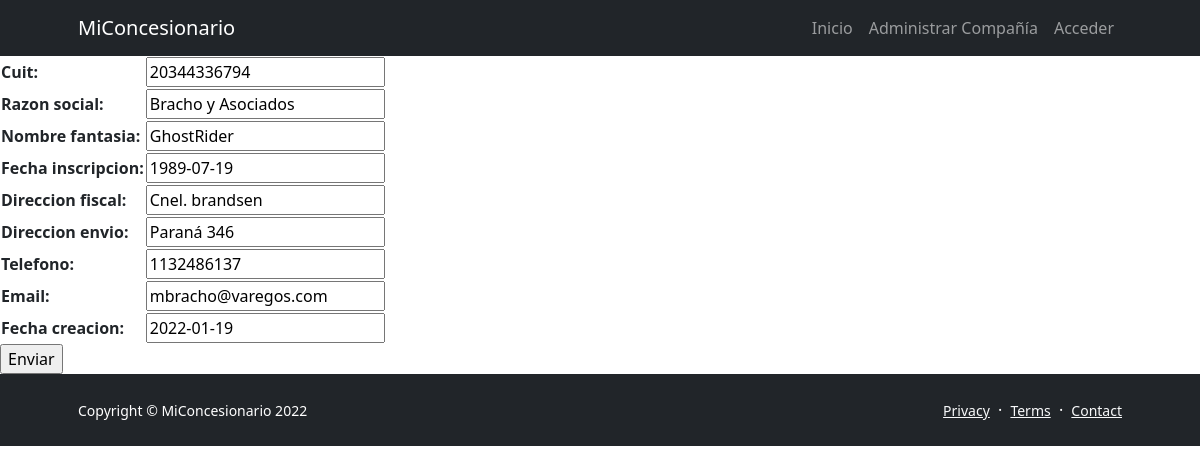
/ManageCompany/concesionaria_editar/10/, run on the app's committed database.
### ManageCompany/models.py (models this page shows)
class Concesionaria(models.Model):
    cuit=models.CharField('cuit',max_length=11)
    razon_social=models.CharField('razon social',max_length=100)
    nombre_fantasia=models.CharField('nombre de fantasia',max_length=100)
    fecha_inscripcion=models.DateField('1990-01-01', auto_now=False, auto_now_add=False)
    direccion_fiscal=models.CharField('direccion fiscal',max_length=100)
    direccion_envio=models.CharField('direccion envio',max_length=100)
    telefono=models.CharField('telefono',max_length=20)
    email=models.EmailField()
    fecha_creacion=models.DateField(auto_now_add=True)
    activo=models.BooleanField()

### ManageCompany/views.py (the view)
# urls.py: path('concesionaria_editar/<id_concesionaria>/',views.concesionaria_editar, name="Editar Concesionaria"),
def concesionaria_editar(request,id_concesionaria):
    concesionaria = Concesionaria.objects.get(id=id_concesionaria)
    if(request.method == 'POST'):
        formulario = ConcesionariaFormulario(request.POST)
        print(formulario)
        if formulario.is_valid():
            datos = formulario.cleaned_data
            concesionaria.cuit=datos["cuit"]
            concesionaria.razon_social=datos["razon_social"]
            concesionaria.nombre_fantasia=datos["nombre_fantasia"]
            concesionaria.fecha_inscripcion=datos["fecha_inscripcion"]
            concesionaria.direccion_fiscal=datos["direccion_fiscal"]
            concesionaria.direccion_envio=datos["direccion_envio"]
            concesionaria.telefono=datos["telefono"]
            concesionaria.email=datos["email"]
            concesionaria.fecha_creacion=datos["fecha_creacion"]
            concesionaria.activo=True
            concesionaria.save()
        concesionarias = Concesionaria.objects.all()
        contexto = {"concesionarias":concesionarias}
        return render(request, "managecompany/concesionaria_listar.html",contexto)
    else:
        formulario = ConcesionariaFormulario(initial={
            'cuit':concesionaria.cuit,
            'razon_social':concesionaria.razon_social,
            'nombre_fantasia':concesionaria.nombre_fantasia,
            'fecha_inscripcion':concesionaria.fecha_inscripcion,
            'direccion_fiscal':concesionaria.direccion_fiscal,
            'direccion_envio':concesionaria.direccion_envio,
            'telefono':concesionaria.telefono,
            'email':concesionaria.email,
            'fecha_creacion':concesionaria.fecha_creacion
        })
        return render(request, "managecompany/concesionaria_editar.html",{"form": formulario, "id_concesionaria": concesionaria.id})

### ManageCompany/forms.py
class ConcesionariaFormulario(forms.Form):
    cuit=forms.CharField(max_length=11)
    razon_social=forms.CharField(max_length=100)
    nombre_fantasia=forms.CharField(max_length=100)
    fecha_inscripcion=forms.DateField()
    direccion_fiscal=forms.CharField(max_length=100)
    direccion_envio=forms.CharField(max_length=100)
    telefono=forms.CharField(max_length=20)
    email=forms.EmailField()
    fecha_creacion=forms.DateField()

### templates/managecompany/concesionaria_editar.html (shortened to what this page needs)
{% extends 'base.html' %}
{% block content %}
<form action ="{% url 'Editar Concesionaria' id_concesionaria %}" method="POST">{% csrf_token %}
    <table>
        {{form.as_table}}
    </table>
    <input type="submit", value="Enviar">
</form>
{% endblock %}

### data on the page
Concesionaria: cuit "20344336794", razon_social "Bracho y Asociados", nombre_fantasia "GhostRider", fecha_inscripcion "1989-07-19", direccion_fiscal "Cnel. brandsen", direccion_envio "Paraná 346", telefono "1132486137", email "mbracho@varegos.com", fecha_creacion "2022-01-19"
